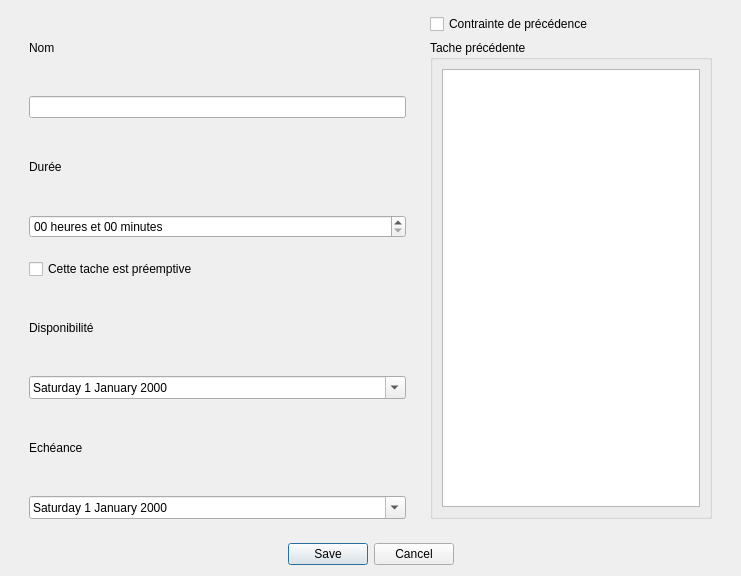
<?xml version="1.0" encoding="UTF-8"?>
<ui version="4.0">
 <class>ajouterTacheUnitaire</class>
 <widget class="QDialog" name="ajouterTacheUnitaire">
  <property name="geometry">
   <rect>
    <x>0</x>
    <y>0</y>
    <width>741</width>
    <height>576</height>
   </rect>
  </property>
  <property name="windowTitle">
   <string>Ajouter une tache unitaire</string>
  </property>
  <layout class="QVBoxLayout" name="verticalLayout">
   <property name="topMargin">
    <number>5</number>
   </property>
   <item>
    <widget class="QWidget" name="widget" native="true">
     <layout class="QHBoxLayout" name="horizontalLayout">
      <property name="topMargin">
       <number>0</number>
      </property>
      <item>
       <widget class="QWidget" name="widget_2" native="true">
        <layout class="QVBoxLayout" name="verticalLayout_2">
         <property name="topMargin">
          <number>0</number>
         </property>
         <item>
          <widget class="QLabel" name="label">
           <property name="text">
            <string>Nom</string>
           </property>
          </widget>
         </item>
         <item>
          <widget class="QLineEdit" name="nom"/>
         </item>
         <item>
          <widget class="QLabel" name="label_4">
           <property name="text">
            <string>Durée</string>
           </property>
          </widget>
         </item>
         <item>
          <widget class="QTimeEdit" name="duree">
           <property name="specialValueText">
            <string/>
           </property>
           <property name="displayFormat">
            <string>HH 'heures et' mm 'minutes'</string>
           </property>
          </widget>
         </item>
         <item>
          <spacer name="verticalSpacer">
           <property name="orientation">
            <enum>Qt::Vertical</enum>
           </property>
           <property name="sizeType">
            <enum>QSizePolicy::Fixed</enum>
           </property>
           <property name="sizeHint" stdset="0">
            <size>
             <width>5</width>
             <height>15</height>
            </size>
           </property>
          </spacer>
         </item>
         <item>
          <widget class="QCheckBox" name="preemptive">
           <property name="text">
            <string>Cette tache est préemptive</string>
           </property>
          </widget>
         </item>
         <item>
          <widget class="QLabel" name="label_2">
           <property name="text">
            <string>Disponibilité</string>
           </property>
          </widget>
         </item>
         <item>
          <widget class="QDateEdit" name="disponibilite">
           <property name="displayFormat">
            <string>dddd d MMMM yyyy</string>
           </property>
           <property name="calendarPopup">
            <bool>true</bool>
           </property>
          </widget>
         </item>
         <item>
          <widget class="QLabel" name="label_3">
           <property name="text">
            <string>Echéance</string>
           </property>
          </widget>
         </item>
         <item>
          <widget class="QDateEdit" name="echeance">
           <property name="displayFormat">
            <string>dddd d MMMM yyyy</string>
           </property>
           <property name="calendarPopup">
            <bool>true</bool>
           </property>
          </widget>
         </item>
        </layout>
       </widget>
      </item>
      <item>
       <widget class="QWidget" name="widget_3" native="true">
        <property name="minimumSize">
         <size>
          <width>150</width>
          <height>0</height>
         </size>
        </property>
        <property name="maximumSize">
         <size>
          <width>300</width>
          <height>16777215</height>
         </size>
        </property>
        <layout class="QVBoxLayout" name="verticalLayout_3">
         <item>
          <widget class="QCheckBox" name="constraitsToogle">
           <property name="text">
            <string>Contrainte de précédence</string>
           </property>
          </widget>
         </item>
         <item>
          <widget class="QGroupBox" name="boxconst">
           <property name="title">
            <string>Tache précédente</string>
           </property>
           <layout class="QVBoxLayout" name="verticalLayout_4">
            <item>
             <widget class="QListWidget" name="listeTachesPred"/>
            </item>
           </layout>
          </widget>
         </item>
        </layout>
       </widget>
      </item>
     </layout>
    </widget>
   </item>
   <item>
    <widget class="QDialogButtonBox" name="buttonBox">
     <property name="orientation">
      <enum>Qt::Horizontal</enum>
     </property>
     <property name="standardButtons">
      <set>QDialogButtonBox::Cancel|QDialogButtonBox::Save</set>
     </property>
     <property name="centerButtons">
      <bool>true</bool>
     </property>
    </widget>
   </item>
  </layout>
 </widget>
 <resources/>
 <connections>
  <connection>
   <sender>buttonBox</sender>
   <signal>accepted()</signal>
   <receiver>ajouterTacheUnitaire</receiver>
   <slot>accept()</slot>
   <hints>
    <hint type="sourcelabel">
     <x>248</x>
     <y>254</y>
    </hint>
    <hint type="destinationlabel">
     <x>157</x>
     <y>274</y>
    </hint>
   </hints>
  </connection>
  <connection>
   <sender>buttonBox</sender>
   <signal>rejected()</signal>
   <receiver>ajouterTacheUnitaire</receiver>
   <slot>reject()</slot>
   <hints>
    <hint type="sourcelabel">
     <x>316</x>
     <y>260</y>
    </hint>
    <hint type="destinationlabel">
     <x>286</x>
     <y>274</y>
    </hint>
   </hints>
  </connection>
  <connection>
   <sender>disponibilite</sender>
   <signal>dateChanged(QDate)</signal>
   <receiver>echeance</receiver>
   <slot>setDate(QDate)</slot>
   <hints>
    <hint type="sourcelabel">
     <x>217</x>
     <y>388</y>
    </hint>
    <hint type="destinationlabel">
     <x>217</x>
     <y>498</y>
    </hint>
   </hints>
  </connection>
  <connection>
   <sender>constraitsToogle</sender>
   <signal>clicked(bool)</signal>
   <receiver>boxconst</receiver>
   <slot>setEnabled(bool)</slot>
   <hints>
    <hint type="sourcelabel">
     <x>572</x>
     <y>26</y>
    </hint>
    <hint type="destinationlabel">
     <x>572</x>
     <y>279</y>
    </hint>
   </hints>
  </connection>
 </connections>
</ui>
